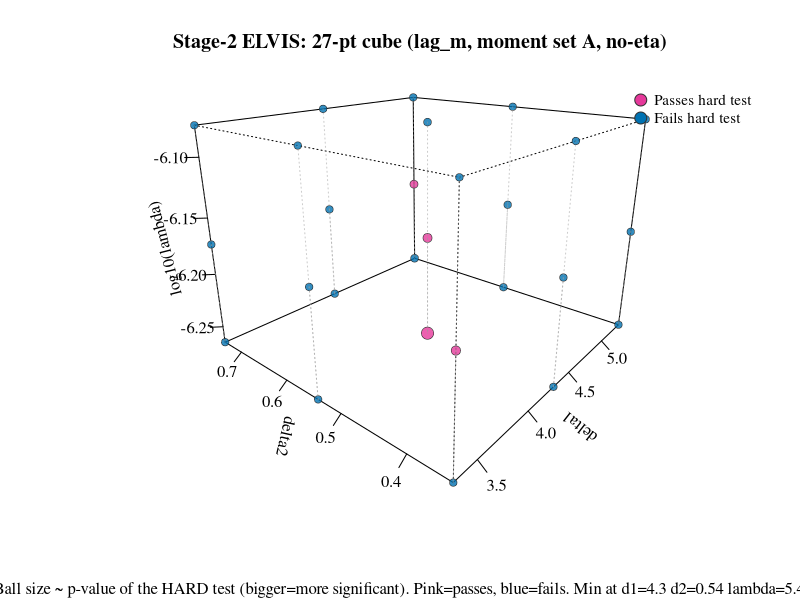

The R script that drew this image:
## Stage-2 ELVIS: 3D cube plot of the new 27-point (lambda,delta1,delta2)
## grid (2026-09-11, no-eta mechanism, grid3d mode, deliberately coarse
## +-1/+-0.2 spacing -- an evidentiary grid, not boundary-tracing, see
## CLAUDE.md/Research-log). Same manual persp()+trans3d() construction as
## 1259 (no 3D plotting package installed), axes = delta1, delta2,
## log10(lambda). SIMPLIFIED per the user's request, 2026-09-11: only the
## hard (conservative, Theorem F.1, absolute -- not min-subtracted) test now
## drives color -- more robust for guidance than the soft test, and a
## two-color scheme (blue=fails, pink=passes) reads faster than the earlier
## soft/hard/min three-way split. Ball size ~ p-value = 1-pchisq(TS_hard,9),
## bigger=more significant, so the global min naturally renders as the
## biggest pink ball without needing its own separate color.

df <- read.csv("Code/Products/1288-cube-lag_m-combined.csv")

n <- 32232; dg <- 9
qc99 <- qchisq(0.99, dg)
df$TS_hard <- 2 * n * df$Lhat
df$pval <- 1 - pchisq(df$TS_hard, dg)
df$pass_hard <- df$TS_hard <= qc99
df$logl <- log10(df$lambda)

wong_blue <- "#0072B2"; pink <- "#E6399B"

d1r <- range(df$delta1); d2r <- range(df$delta2); lr <- range(df$logl)
dummy_z <- matrix(mean(lr), 2, 2)

png("Paper/images/1289-cube-lag_m-3d.png", width = 2600, height = 2000, res = 220)
par(family = "Times")
res <- persp(d1r, d2r, dummy_z, zlim = lr, theta = -50, phi = 20, expand = 0.75,
             col = NA, border = NA, box = TRUE, ticktype = "detailed",
             xlab = "delta1", ylab = "delta2", zlab = "log10(lambda)",
             main = "Stage-2 ELVIS: 27-pt cube (lag_m, moment set A, no-eta)",
             sub = sprintf("Ball size ~ p-value of the HARD test (bigger=more significant). Pink=passes, blue=fails. Min at d1=%.2g d2=%.2g lambda=%.3g.",
                           df$delta1[which.min(df$Lhat)], df$delta2[which.min(df$Lhat)], df$lambda[which.min(df$Lhat)]))

## Draw smallest (least significant) balls first, largest (most significant) last, so they sit on top.
ord <- order(df$pval)
dfo <- df[ord, ]
pts <- trans3d(dfo$delta1, dfo$delta2, dfo$logl, res)

## Ball size: linear in p-value, mapped to a readable cex range.
cex_v <- 1.0 + 5.0 * dfo$pval

## Fill: pink = passes the hard test, blue = fails -- the global min passes
## by construction (its own TS_hard is the smallest possible) and is already
## the biggest ball, so no separate highlight color is needed for it.
fill_col <- ifelse(dfo$pass_hard, pink, wong_blue)

points(pts, pch = 21, cex = cex_v,
       bg = adjustcolor(fill_col, alpha.f = 0.8),
       col = "grey20", lwd = 0.6)

## Drop vertical guide lines from each ball down to the delta1-delta2 floor.
floor_z <- lr[1]
for (i in seq_len(nrow(dfo))) {
    seg <- trans3d(rep(dfo$delta1[i], 2), rep(dfo$delta2[i], 2), c(dfo$logl[i], floor_z), res)
    lines(seg, col = adjustcolor("grey60", alpha.f = 0.5), lty = 3)
}

legend("topright",
       legend = c("Passes hard test", "Fails hard test"),
       pt.bg = c(pink, wong_blue),
       col = "grey20", pch = 21, pt.cex = 1.6, bty = "n", cex = 0.9)
dev.off()
cat("Saved: Paper/images/1289-cube-lag_m-3d.png\n")
